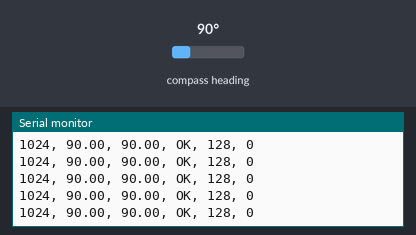
The sketch below on a simulated ESP32. Parts: the last lines printed to the serial monitor. Wiring (inferred from the names in the program): AS5600 angle sensor at I2C address 0x36. The inputs (shaded band) are chosen by the test bench; at power-on: compass heading 90°.

Above: at 1.4 s.
1.5 s: compass heading set to 7°
At 1.59 s:
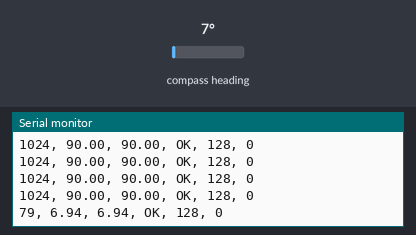
3.0 s: compass heading set to 180°
At 3.02 s:
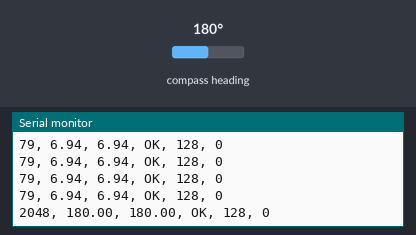
Timing chart, 0 to 6.0 s (numbered marks = the images above; inputs shaded):
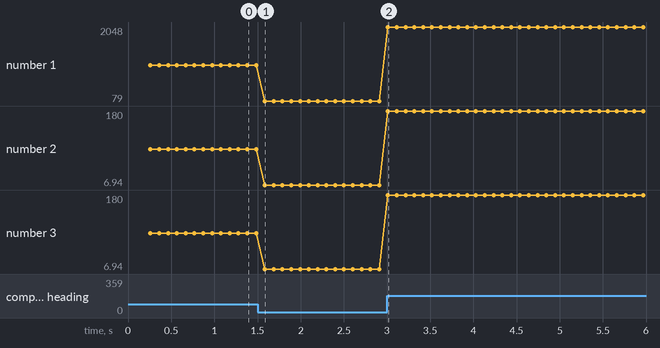

Measured:
- after the input at 1.5 s, the serial monitor: prints a new line after 0.08 s (image 1)
- after the input at 3.0 s, the serial monitor: prints a new line at once (image 2)
- plotted number 1: 1024 → 79 after the input at 1.5 s, 79 → 2048 after the input at 3.0 s
- plotted number 2: 90 → 6.94 after the input at 1.5 s, 6.94 → 180 after the input at 3.0 s
- plotted number 3: 90 → 6.94 after the input at 1.5 s, 6.94 → 180 after the input at 3.0 s

The sketch:

sensor.ino
```cpp
#include <Wire.h>

constexpr uint8_t ENCODER_SDA_PIN = 21;
constexpr uint8_t ENCODER_SCL_PIN = 22;

constexpr uint8_t AS5600_ADDRESS = 0x36;
constexpr uint8_t STATUS_REGISTER = 0x0B;
constexpr uint8_t RAW_ANGLE_REGISTER = 0x0C;
constexpr uint8_t AGC_REGISTER = 0x1A;
constexpr uint8_t MAGNITUDE_REGISTER = 0x1B;

constexpr uint8_t STATUS_MAGNET_DETECTED = 1 << 5;
constexpr uint8_t STATUS_MAGNET_TOO_WEAK = 1 << 4;
constexpr uint8_t STATUS_MAGNET_TOO_STRONG = 1 << 3;

constexpr uint32_t SERIAL_BAUD = 115200;
constexpr uint32_t SAMPLE_PERIOD_MS = 100;

bool readRegister8(uint8_t registerAddress, uint8_t &value) {
  Wire.beginTransmission(AS5600_ADDRESS);
  Wire.write(registerAddress);
  if (Wire.endTransmission(false) != 0) {
    return false;
  }

  if (Wire.requestFrom(AS5600_ADDRESS, static_cast<uint8_t>(1)) != 1) {
    return false;
  }

  value = Wire.read();
  return true;
}

bool readRegister12(uint8_t registerAddress, uint16_t &value) {
  Wire.beginTransmission(AS5600_ADDRESS);
  Wire.write(registerAddress);
  if (Wire.endTransmission(false) != 0) {
    return false;
  }

  if (Wire.requestFrom(AS5600_ADDRESS, static_cast<uint8_t>(2)) != 2) {
    return false;
  }

  uint8_t highByte = Wire.read();
  uint8_t lowByte = Wire.read();
  value = (static_cast<uint16_t>(highByte & 0x0F) << 8) | lowByte;
  return true;
}

bool sensorIsConnected() {
  Wire.beginTransmission(AS5600_ADDRESS);
  return Wire.endTransmission() == 0;
}

const char *magnetStatusText(uint8_t status) {
  if ((status & STATUS_MAGNET_DETECTED) == 0) {
    return "NOT DETECTED";
  }
  if ((status & STATUS_MAGNET_TOO_WEAK) != 0) {
    return "TOO WEAK";
  }
  if ((status & STATUS_MAGNET_TOO_STRONG) != 0) {
    return "TOO STRONG";
  }
  return "OK";
}

void setup() {
  Serial.begin(SERIAL_BAUD);
  Wire.begin(ENCODER_SDA_PIN, ENCODER_SCL_PIN);
  Wire.setClock(400000);
  delay(250);

  Serial.println("AS5600 sensor test");
  Serial.println("I2C pins: SDA = 21, SCL = 22");

  if (sensorIsConnected()) {
    Serial.println("AS5600 detected at I2C address 0x36.");
    Serial.println("raw_angle, degrees, wrapped_degrees, magnet, AGC, magnitude");
  } else {
    Serial.println("ERROR: AS5600 not detected at I2C address 0x36.");
    Serial.println("Check 3.3 V, GND, SDA and SCL wiring.");
  }
}

void loop() {
  uint8_t status = 0;
  uint8_t agc = 0;
  uint16_t rawAngle = 0;
  uint16_t magnitude = 0;

  bool readSucceeded =
      readRegister8(STATUS_REGISTER, status) &&
      readRegister12(RAW_ANGLE_REGISTER, rawAngle) &&
      readRegister8(AGC_REGISTER, agc) &&
      readRegister12(MAGNITUDE_REGISTER, magnitude);

  if (!readSucceeded) {
    Serial.println("ERROR: Could not read AS5600 registers.");
    delay(SAMPLE_PERIOD_MS);
    return;
  }

  float degrees = static_cast<float>(rawAngle) * 360.0f / 4096.0f;
  float wrappedDegrees = degrees > 180.0f ? degrees - 360.0f : degrees;

  Serial.print(rawAngle);
  Serial.print(", ");
  Serial.print(degrees, 2);
  Serial.print(", ");
  Serial.print(wrappedDegrees, 2);
  Serial.print(", ");
  Serial.print(magnetStatusText(status));
  Serial.print(", ");
  Serial.print(agc);
  Serial.print(", ");
  Serial.println(magnitude);

  delay(SAMPLE_PERIOD_MS);
}
```
